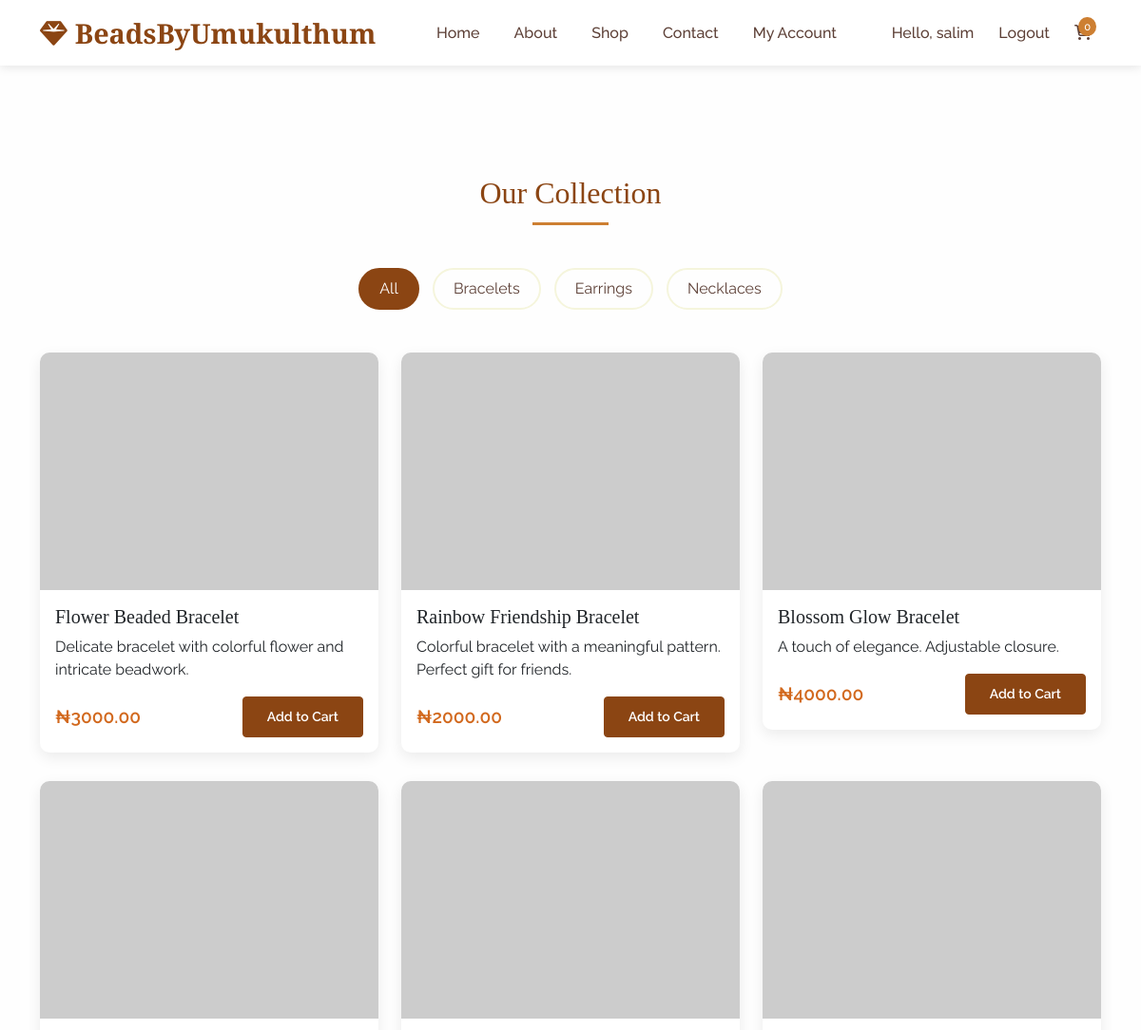
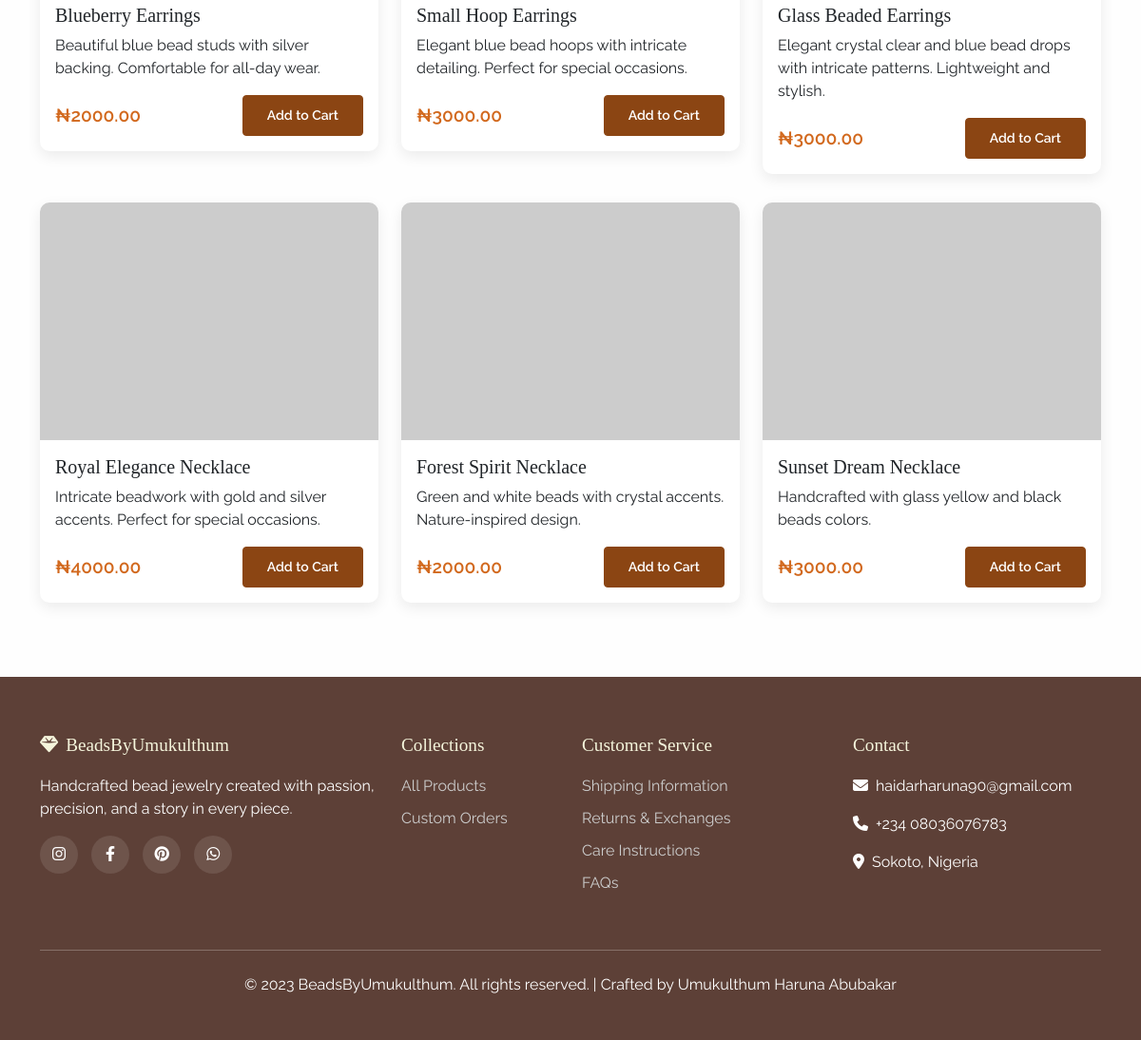
/shop/ (signed in), run on the app's committed database (2 pictures, top to bottom).
### products/models.py (models this page shows, shortened)
class Category(models.Model):
    name = models.CharField(max_length=100, unique=True)
    slug = models.SlugField(max_length=100, unique=True, blank=True)
    description = models.TextField(blank=True)
    created_at = models.DateTimeField(auto_now_add=True)
    class Meta:
        verbose_name_plural = 'Categories'
        ordering = ['name']

class Product(models.Model):
    category = models.ForeignKey(Category, on_delete=models.CASCADE, related_name='products')
    name = models.CharField(max_length=200)
    slug = models.SlugField(max_length=200, unique=True, blank=True)
    description = models.TextField()
    price = models.DecimalField(max_digits=10, decimal_places=2)
    image = models.ImageField(upload_to='products/', blank=True, null=True)
    stock = models.IntegerField(default=10)
    available = models.BooleanField(default=True)
    created_at = models.DateTimeField(auto_now_add=True)
    updated_at = models.DateTimeField(auto_now=True)
    class Meta:
        ordering = ['-created_at']
        indexes = [
            models.Index(fields=['slug']),
            models.Index(fields=['name']),
            models.Index(fields=['-created_at']),
        ]

### products/views.py (the view)
# urls.py: path('shop/', views.product_list, name='product_list'),
def product_list(request, category_slug=None):
    category = None
    categories = Category.objects.all()
    products = Product.objects.filter(available=True)
    if category_slug:
        category = get_object_or_404(Category, slug=category_slug)
        products = products.filter(category=category)
    return render(request, 'products/product_list.html', {
        'category': category,
        'categories': categories,
        'products': products
    })

### cart/cart.py (called while the page is built)
    def __len__(self):
        return sum(item['quantity'] for item in self.cart.values())

### cart/context_processors.py (called while the page is built)
def cart(request):
    return {'cart': Cart(request)}

### products/templates/products/product_list.html (shortened to what this page needs)
{% extends 'base.html' %}
{% load static %}
{% block content %}
<section class="py-5" style="margin-top: 60px;">
    <div class="container">
        <h2 class="section-title">Our Collection</h2>
        <div class="category-filter text-center">
            <button class="category-btn {% if not category %}active{% endif %}" onclick="window.location.href='{% url 'products:product_list' %}'">All</button>
            {% for cat in categories %}
            <button class="category-btn {% if category.slug == cat.slug %}active{% endif %}"
                    onclick="window.location.href='{% url 'products:product_list_by_category' cat.slug %}'">
                {{ cat.name }}
            </button>
            {% endfor %}
        </div>
        <div class="row">
            {% for product in products %}
            <div class="col-md-6 col-lg-4">
                <div class="card product-card">
                    {% if product.image %}
                    <img src="{{ product.image.url }}" class="card-img-top product-img" alt="{{ product.name }}">
                    {% else %}
                    <img src="https://via.placeholder.com/400x250?text={{ product.name }}" class="card-img-top product-img" alt="{{ product.name }}">
                    {% endif %}
                    <div class="card-body">
                        <h5 class="card-title">{{ product.name }}</h5>
                        <p class="card-text">{{ product.description|truncatewords:15 }}</p>
                        <div class="d-flex justify-content-between align-items-center">
                            <span class="product-price">₦{{ product.price }}</span>
                            {% if product.stock > 0 %}
                            <form action="{% url 'cart:cart_add' product.id %}" method="post">
                                <button type="submit" class="btn btn-primary btn-sm">Add to Cart</button>
                            </form>
                            {% else %}
                            <span class="badge bg-secondary">Out of Stock</span>
                            {% endif %}
                        </div>
                    </div>
                </div>
            </div>
            {% empty %}
            <div class="col-12">
                <p class="text-center">No products found in this category.</p>
            </div>
            {% endfor %}
        </div>
    </div>
</section>
{% endblock %}

### templates/base.html (shortened to what this page needs)
{% load static %}
<!DOCTYPE html>
<html lang="en">
<head>
    <link href="https://cdn.jsdelivr.net/npm/bootstrap@5.3.0-alpha1/dist/css/bootstrap.min.css" rel="stylesheet">
    <link rel="stylesheet" href="https://cdnjs.cloudflare.com/ajax/libs/font-awesome/6.4.0/css/all.min.css">
    <link rel="stylesheet" href="{% static 'css/style.css' %}">
</head>
<body>
    <nav class="navbar navbar-expand-lg navbar-light fixed-top">
        <div class="container">
            <a class="navbar-brand" href="{% url 'products:home' %}">
                <i class="fas fa-gem me-2"></i>BeadsByUmukulthum
            </a>
            <div class="collapse navbar-collapse" id="navbarNav">
                <ul class="navbar-nav mx-auto">
                    <li class="nav-item">
                        <a class="nav-link" href="{% url 'products:home' %}">Home</a>
                    </li>
                    <li class="nav-item">
                        <a class="nav-link" href="{% url 'products:home' %}#about">About</a>
                    </li>
                    <li class="nav-item">
                        <a class="nav-link" href="{% url 'products:product_list' %}">Shop</a>
                    </li>
                    <li class="nav-item">
                        <a class="nav-link" href="{% url 'products:home' %}#contact">Contact</a>
                    </li>
                    {% if user.is_authenticated %}
                    <li class="nav-item">
                        <a class="nav-link" href="{% url 'accounts:profile' %}">My Account</a>
                    </li>
                    {% endif %}
                </ul>
                <div class="d-flex align-items-center">
                    {% if user.is_authenticated %}
                    <span class="nav-link me-3">Hello, {{ user.username }}</span>
                    <a href="{% url 'accounts:logout' %}" class="nav-link me-3">Logout</a>
                    {% else %}
                    <a href="{% url 'accounts:login' %}" class="nav-link me-3">Login</a>
                    <a href="{% url 'accounts:signup' %}" class="btn btn-primary btn-sm me-3">Sign Up</a>
                    {% endif %}
                    <a href="{% url 'cart:cart_detail' %}" class="nav-link cart-icon">
                        <span class="cart-badge">{{ cart|length }}</span>
                    </a>
                </div>
            </div>
        </div>
    </nav>
    {% block content %}{% endblock %}
    <footer>
        <div class="container">
            <div class="row">
                <div class="col-lg-4 mb-4">
                    <h3 class="footer-heading"><i class="fas fa-gem me-2"></i>BeadsByUmukulthum</h3>
                    <p>Handcrafted bead jewelry created with passion, precision, and a story in every piece.</p>
                    <div class="social-icons">
                        <a href="#"><i class="fab fa-instagram"></i></a>
                        <a href="#"><i class="fab fa-facebook-f"></i></a>
                        <a href="#"><i class="fab fa-pinterest"></i></a>
                        <a href="#"><i class="fab fa-whatsapp"></i></a>
                    </div>
                </div>
                <div class="col-lg-2 col-md-6 mb-4">
                    <h4 class="footer-heading">Collections</h4>
                    <div class="footer-links">
                        <a href="{% url 'products:product_list' %}">All Products</a>
                        <a href="{% url 'products:home' %}#contact">Custom Orders</a>
                    </div>
                </div>
                <div class="col-lg-3 col-md-6 mb-4">
                    <h4 class="footer-heading">Customer Service</h4>
                    <div class="footer-links">
                        <a href="#">Shipping Information</a>
                        <a href="#">Returns & Exchanges</a>
                        <a href="#">Care Instructions</a>
                        <a href="#">FAQs</a>
                    </div>
                </div>
                <div class="col-lg-3 mb-4">
                    <h4 class="footer-heading">Contact</h4>
                    <p><i class="fas fa-envelope me-2"></i>haidarharuna90@gmail.com</p>
                    <p><i class="fas fa-phone me-2"></i>+234 08036076783</p>
                    <p><i class="fas fa-map-marker-alt me-2"></i>Sokoto, Nigeria</p>
                </div>
            </div>
            <hr class="mt-4 mb-4">
            <div class="text-center">
                <p>&copy; 2023 BeadsByUmukulthum. All rights reserved. | Crafted by Umukulthum Haruna Abubakar</p>
            </div>
        </div>
    </footer>
</body>
</html>

### static/css/style.css (style rules this page uses)
:root { --primary: #8B4513; --secondary: #D2691E; --accent: #CD7F32; --light: #F5F5DC; --dark: #5D4037; --text: #333333; }
body { font-family: 'Raleway', sans-serif; color: var(--text); background-color: #fefefe; padding-top: 76px; }
h1, h2, h3, h4, h5 { font-family: 'Playfair Display', serif; color: var(--dark); }
.navbar { background-color: white; box-shadow: 0 2px 10px rgba(0,0,0,0.1); transition: all 0.3s; }
.navbar-brand { font-family: 'Playfair Display', serif; font-weight: 700; color: var(--primary) !important; font-size: 1.8rem; }
.nav-link { color: var(--dark) !important; font-weight: 500; margin: 0 10px; transition: color 0.3s; }
.section-title { color: var(--primary); position: relative; padding-bottom: 15px; margin-bottom: 40px; text-align: center; }
.section-title:after { content: ''; position: absolute; bottom: 0; left: 50%; transform: translateX(-50%); width: 80px; height: 3px; background-color: var(--accent); }
.product-card { border: none; border-radius: 10px; transition: transform 0.3s, box-shadow 0.3s; overflow: hidden; margin-bottom: 30px; box-shadow: 0 5px 15px rgba(0,0,0,0.08); }
.product-img { height: 250px; object-fit: cover; transition: transform 0.5s; }
.product-price { color: var(--secondary); font-weight: 600; font-size: 1.2rem; }
.btn-primary { background-color: var(--primary); border-color: var(--primary); padding: 10px 25px; font-weight: 600; transition: all 0.3s; }
.category-filter { margin-bottom: 40px; }
.category-btn { background: none; border: 2px solid var(--light); padding: 8px 20px; margin: 5px; border-radius: 30px; transition: all 0.3s; color: var(--dark); }
.category-btn.active, .category-btn:hover { background-color: var(--primary); border-color: var(--primary); color: white; }
footer { background-color: var(--dark); color: white; padding: 60px 0 30px; }
.footer-heading { color: var(--light); margin-bottom: 20px; font-size: 1.2rem; }
.footer-links a { color: #ccc; text-decoration: none; display: block; margin-bottom: 10px; transition: color 0.3s; }
.social-icons a { display: inline-block; width: 40px; height: 40px; background-color: rgba(255,255,255,0.1); border-radius: 50%; text-align: center; line-height: 40px; margin-right: 10px; transition: all 0.3s; color: white; }
.cart-badge { background-color: var(--accent); color: white; border-radius: 50%; padding: 2px 6px; font-size: 0.7rem; position: absolute; top: -5px; right: -5px; }
.cart-icon { position: relative; }

### data on the page
Category: name "Bracelets"
Category: name "Earrings"
Category: name "Necklaces"
Product: name "Flower Beaded Bracelet", description "Delicate bracelet with colorful flower and intricate beadwork.", price "3000.00", stock "Add to Cart"
Product: name "Rainbow Friendship Bracelet", description "Colorful bracelet with a meaningful pattern. Perfect gift for friends.", price "2000.00", stock "Add to Cart"
Product: name "Blossom Glow Bracelet", description "A touch of elegance. Adjustable closure.", price "4000.00", stock "Add to Cart"
Product: name "Blueberry Earrings", description "Beautiful blue bead studs with silver backing. Comfortable for all-day wear.", price "2000.00", stock "Add to Cart"
Product: name "Small Hoop Earrings", description "Elegant blue bead hoops with intricate detailing. Perfect for special occasions.", price "3000.00", stock "Add to Cart"
Product: name "Glass Beaded Earrings", description "Elegant crystal clear and blue bead drops with intricate patterns. Lightweight and stylish.", price "3000.00", stock "Add to Cart"
Product: name "Royal Elegance Necklace", description "Intricate beadwork with gold and silver accents. Perfect for special occasions.", price "4000.00", stock "Add to Cart"
Product: name "Forest Spirit Necklace", description "Green and white beads with crystal accents. Nature-inspired design.", price "2000.00", stock "Add to Cart"
Product: name "Sunset Dream Necklace", description "Handcrafted with glass yellow and black beads colors.", price "3000.00", stock "Add to Cart"

### other printed values
{{ user.username }} "salim"
{{ cart|length }} "0"
